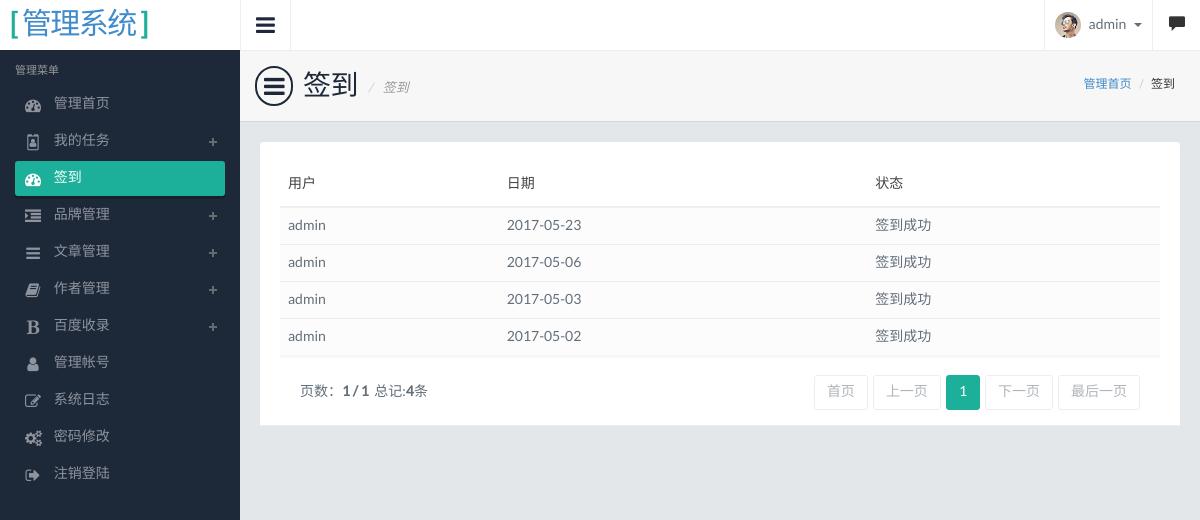
Page /manager/signin/signinstatus (signed in) on the committed database.
### tables this page shows
CREATE TABLE `sign_in` (
  `order_id` int(11) NOT NULL AUTO_INCREMENT,
  `user_id` int(10) unsigned NOT NULL,
  `login_date` date NOT NULL,
  `name` varchar(100) NOT NULL,
  `deleted` int(11) NOT NULL DEFAULT '0',
  `created` int(11) DEFAULT NULL,
  PRIMARY KEY (`order_id`)
);

### application/controllers/manager/signin/Signinstatus.php (called while the page is built, shortened)
<?php
class Signinstatus extends REST_Controller
{
    public function __construct()
    {
        $this->template_path=REST_Controller::MANAGER_TEMPLATE_PATH;
        $this->nav='sign_in';
        $this->load->model('auth/Signin_model','Signin_model',true);
    }
    public function index_get(){
        $data=array();
        $data['nav']=$this->nav;
        $data['child_nav']='';
        $cnrs=array('name' => '签到');
        $data['cnrs']=$cnrs;
        $cuswhere=array();
        $cuswhere['name']=$_SESSION['admin']['name'];
        $orderby_name='login_date';
        $orderby_value='DESC';
        $skipnum = $this->get('skipnum');
        $length = $this->get('length');
        $count=$this->Signin_model->count_all();
        $rs=$this->Signin_model->limit($length,$skipnum)->order_by($orderby_name,$orderby_value)->get_many_by($cuswhere);
        $data['rs']=$rs;
        $data['page_total']=$count;
        $this->load->view($this->template_path.'/signIn/sign_in',$data);
    }
}

### application/libraries/REST_Controller.php (called while the page is built, shortened)
<?php
abstract class REST_Controller extends CI_Controller {
    protected $allowed_http_methods = ['get', 'delete', 'post', 'put', 'options', 'patch', 'head'];
    protected $request = NULL;
    protected $_supported_formats = [
            'json' => 'application/json',
            'array' => 'application/json',
            'csv' => 'application/csv',
            'html' => 'text/html',
            'jsonp' => 'application/javascript',
            'php' => 'text/plain',
            'serialized' => 'application/vnd.php.serialized',
            'xml' => 'application/xml'
        ];
    public function __construct($config = 'rest')
    {
        $supported_formats = $this->config->item('rest_supported_formats');
        $this->_supported_formats = array_intersect_key($this->_supported_formats, array_flip($supported_formats));
        $this->request = new stdClass();
        $this->request->method = $this->_detect_method();
    }
    public function _remap($object_called, $arguments = [])
    {
        $object_called = preg_replace('/^(.*)\.(?:'.implode('|', array_keys($this->_supported_formats)).')$/', '$1', $object_called);
        $controller_method = $object_called.'_'.$this->request->method;
        try
        {
            call_user_func_array([$this, $controller_method], $arguments);
        }
        catch (Exception $ex)
        {
            $this->response([
                    $this->config->item('rest_status_field_name') => FALSE,
                    $this->config->item('rest_message_field_name') => [
                        'classname' => get_class($ex),
                        'message' => $ex->getMessage()
                    ]
                ], self::HTTP_INTERNAL_SERVER_ERROR);
        }
    }
    protected function _detect_method()
    {
        $method = NULL;
        if ($this->config->item('enable_emulate_request') === TRUE)
        {
            $method = $this->input->post('_method');
            if ($method === NULL)
            {
                $method = $this->input->server('HTTP_X_HTTP_METHOD_OVERRIDE');
            }
            $method = strtolower($method);
        }
        if (empty($method))
        {
            $method = $this->input->method();
        }
        return in_array($method, $this->allowed_http_methods) && method_exists($this, '_parse_' . $method) ? $method : 'get';
    }
}

### index.php (called while the page is built, shortened)
<?php
require_once BASEPATH.'core/CodeIgniter.php';

### application/helpers/pager_helper.php (called while the page is built, shortened)
<?php
if ( ! function_exists('init_page_params')) {
    function init_page_params(&$skipnum, &$length) {
        if ($skipnum == false || intval($skipnum) == 0) {
            $skipnum = 0;
        }
        if ($length == false || intval($length) == 0) {
            $length = 10;
        }
    }
}

### application/core/MY_Model.php (called while the page is built, shortened)
<?php
class MY_Model extends CI_Model
{
    protected $_table;
    public $_database;
    protected $soft_delete = FALSE;
    protected $soft_delete_key = 'deleted';
    protected $_temporary_with_deleted = FALSE;
    protected $_temporary_only_deleted = FALSE;
    protected $return_type = 'object';
    protected $_temporary_return_type = NULL;
    public function __construct()
    {
        $this->_database = $this->db;
        $this->_temporary_return_type = $this->return_type;
    }
    public function get_many_by()
    {
        $where = func_get_args();
        return $this->get_all();
    }
    public function get_all()
    {
        if ($this->soft_delete && $this->_temporary_with_deleted !== TRUE)
        {
            $this->_database->where($this->soft_delete_key, (bool)$this->_temporary_only_deleted);
        }
        $result = $this->_database->get($this->_table)
                           ->{$this->_return_type(1)}();
        $this->_temporary_return_type = $this->return_type;
        return $result;
    }
    public function count_all()
    {
        if ($this->soft_delete && $this->_temporary_with_deleted !== TRUE)
        {
            $this->_database->where($this->soft_delete_key, (bool)$this->_temporary_only_deleted);
        }
        return $this->_database->count_all($this->_table);
    }
    public function order_by($criteria, $order = 'ASC',$escape=TRUE)
    {
        if ( is_array($criteria) )
        {
            foreach ($criteria as $key => $value)
            {
                $this->_database->order_by($key, $value,$escape);
            }
        }
        else
        {
            $this->_database->order_by($criteria, $order,$escape);
        }
        return $this;
    }
    public function limit($limit, $offset = 0)
    {
        $this->_database->limit($limit, $offset);
        return $this;
    }
    public function trigger($event, $data = FALSE, $last = TRUE)
    {
        return $data;
    }
    protected function _set_where($params)
    {
        if (count($params) == 1 && is_array($params[0]))
        {
            foreach ($params[0] as $field => $filter)
            {
                if (is_array($filter))
                {
                    $this->_database->where_in($field, $filter);
                }
                else
                {
                    if (is_int($field))
                    {
                        $this->_database->where($filter);
                    }
                    else
                    {
                        $this->_database->where($field, $filter);
                    }
                }
            }
        }
    }
    protected function _return_type($multi = FALSE)
    {
        $method = ($multi) ? 'result' : 'row';
        return $this->_temporary_return_type == 'array' ? $method . '_array' : $method;
    }
}

### application/views/manager/signIn/sign_in.php (the view, shortened to what this page needs)
<?php
$admin_path=REST_Controller::MANAGER_PATH;
?>
    <div class="pageheader">
        <h2><i class="fa fa-bars"></i> 签到
            <?php
            if(!empty($cnrs)){
                echo '<span>'.$cnrs['name'].'</span>';
            }
            ?>
        </h2>
        <div class="breadcrumb-wrapper">
            <ol class="breadcrumb">
                <li><a href="<?php echo $this->config->base_url($admin_path);?>/main/dashboard">管理首页</a></li>
                <?php
                if(!empty($cnrs)){
                    echo '<li class="active">'.$cnrs['name'].'</li>';
                }
                ?>
            </ol>
        </div>
    </div>
    <section class="contentpanel">
        <div id="sample_1_wrapper" class="panel-heading dataTables_wrapper form-inline ischeckbox" role="grid">
            <table class="table border-top table-hover" >
                <thead>
                <tr>
                    <th>用户</th>
                    <th>日期</th>
                    <th>状态</th>
                </tr>
                </thead>
                <tbody>
                <?php if(!empty($rs)):?>
                    <?php foreach($rs as $rs_row):?>
                        <tr>
                            <td><?php echo $rs_row['name']?></td>
                            <td><?php echo $rs_row['login_date']?></td>
                            <td>签到成功</td>
                        </tr>
                        <?php
                    endforeach;
                endif;
                ?>
                </tbody>
            </table>
        </div>
    </section>

### public/system/css/style.default.css (style rules this page uses)
body { background: #1d2939; font-family: 'LatoRegular', 'Lucida Grande', 'Lucida Sans Unicode', Helvetica, sans-serif !important; line-height: 21px; color: #636e7b; overflow: hidden; }
h1,h2,h3,h4,h5 { font-family: 'LatoRegular', 'Lucida Grande', 'Lucida Sans Unicode', Helvetica, sans-serif; }
.pageheader { padding: 15px; border-bottom: 1px solid #d3d7db; border-top: 1px solid #eee; background: #f7f7f7; position: relative; }
.pageheader h2 { font-size: 28px; color: #1D2939; letter-spacing: -0.5px; margin: 0; }
.pageheader .glyphicon, .pageheader .fa { font-size: 24px; margin-right: 5px; padding: 6px 7px; border: 2px solid #1D2939; -moz-border-radius: 50px; -webkit-border-radius: 50px; border-radius: 50px; }
.pageheader h2 span { font-size: 13px; text-transform: none; color: #999; font-style: italic; vertical-align: middle; letter-spacing: 0; }
.pageheader h2 span::before { content: '/'; margin: 0 10px 0 5px; color: #ccc; }
.pageheader .breadcrumb-wrapper { position: absolute; top: 23px; right: 25px; }
.pageheader .breadcrumb { background: none; display: inline-block; padding: 0; }
.pageheader .breadcrumb li { font-size: 12px; }
.pageheader .breadcrumb li.active { color: #333; }
.contentpanel { padding: 20px; }
.contentpanel::after { clear: both; display: block; content: ''; }

### public/system/js/lhgdialog/skins/default.css (style rules this page uses)
body { _margin:0; }

### rows in the picture
sign_in: name "admin", login_date "2017-05-23"
sign_in: name "admin", login_date "2017-05-06"
sign_in: name "admin", login_date "2017-05-03"
sign_in: name "admin", login_date "2017-05-02"

### other values in the picture
$nav_row['name'] "管理首页"
$nav_row['name'] "我的任务"
$nav_row['name'] "签到"
$nav_row['name'] "品牌管理"
$nav_row['name'] "文章管理"
$nav_row['name'] "作者管理"
$nav_row['name'] "百度收录"
$nav_row['name'] "管理帐号"
$nav_row['name'] "系统日志"
$nav_row['name'] "密码修改"
$nav_row['name'] "注销登陆"
$_SESSION['admin']['name'] "admin"
$cnrs['name'] "签到"
$current_page "1"
$d_count "1"
